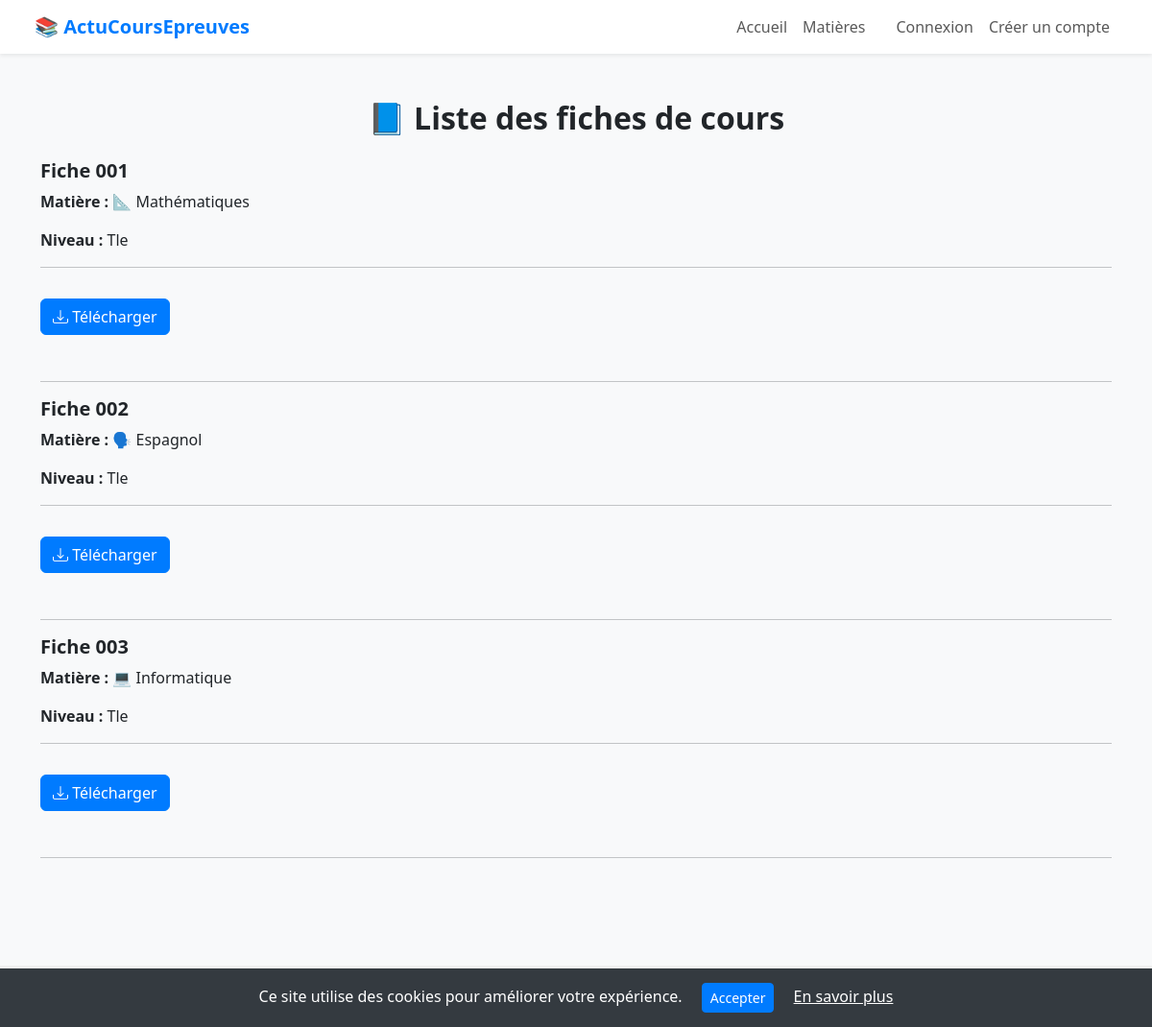
Screenshot of /fiches-cours/ with the database file from the repository.
### blog/models.py (models this page shows, shortened)
class FicheCours(models.Model):
    titre = models.CharField(max_length=200)
    description = models.TextField(blank=True)
    lien_drive = models.URLField(blank=True, null=True)
    matiere = models.ForeignKey(Matiere, on_delete=models.CASCADE)
    prix = models.DecimalField(max_digits=6, decimal_places=2, default=0.0)
    niveau = models.CharField(max_length=100, choices=NIVEAUX, default='Tle')
    annee = models.PositiveIntegerField()
    created_at = models.DateTimeField(auto_now_add=True)
    telechargements = models.PositiveIntegerField(default=0)
    utilisateurs_telechargeurs = models.ManyToManyField(User, blank=True)

class Matiere(models.Model):
    nom = models.CharField(max_length=100)
    created_at = models.DateTimeField(auto_now_add=True)
    updated_at = models.DateTimeField(auto_now=True)

### blog/views.py (the view, shortened to what this page needs)
# urls.py: path('fiches-cours/', views.fiches_cours, name='fiches_cours'),
def fiches_cours(request):
    fiches = FicheCours.objects.all()
    matieres = Matiere.objects.all()
    niveaux = FicheCours.objects.values_list('niveau', flat=True).distinct()
    query = request.GET.get('q')
    niveau = request.GET.get('niveau')
    matiere_id = request.GET.get('matiere')
    for fiche in fiches:
        fiche.icone = get_matiere_icon(fiche.matiere.nom)
    if niveau:
        fiches = fiches.filter(niveau=niveau)
    if matiere_id:
        fiches = fiches.filter(matiere__id=matiere_id)
    context = {
        'fiches': fiches,
        'matieres': matieres,
        'niveaux': niveaux,
    }
    return render(request, 'fiches_cours.html', context)

### blog/utils.py (called while the page is built)
def get_matiere_icon(nom):
    return {
        "Mathématiques": "📐",
        "Physique-Chimie": "⚛️",
        "Français": "📚",
        "SVT": "🔬",
        "Anglais": "🇬🇧",
        "Histoire-Géographie": "🌍",
        "Philosophie": "🤔",
        "EPS": "🏃",
        "Informatique": "💻",
        "Économie": "💰",
        "Technologie": "🔧",
        "Espagnol": "🗣️",
        "Allemand": "🗣️",
        "Arts Appliqués": "🎨",
    }.get(nom, "📘")

### blog/templates/fiches_cours.html (shortened to what this page needs)
{% extends 'base.html' %}
{% block content %}
<div class="container py-5">
  <h2 class="text-center mb-4 fw-bold">📘 Liste des fiches de cours</h2>
  {% if fiches %}
    {% for fiche in fiches %}
      <div class="mb-5">
        <h5 class="fw-bold">{{ fiche.titre }}</h5>
        <p><strong>Matière :</strong> {{ fiche.icone }} {{ fiche.matiere.nom }}</p>
        <p><strong>Niveau :</strong> {{ fiche.niveau }}</p>
        <hr>
        <a href="{% url 'telecharger_fiche' fiche.id %}" class="btn btn-primary mt-3">
          <i class="bi bi-download"></i> Télécharger
        </a>
      </div>
      <hr>
    {% endfor %}
  {% else %}
    <p class="text-center text-muted">Aucune fiche disponible pour le moment.</p>
  {% endif %}
</div>
{% endblock %}

### blog/templates/base.html (style rules this page uses)
body { background-color: #f8f9fa; }
.btn-primary { background-color: #007bff; border-color: #007bff; }

### rows the page displays
FicheCours: titre "Fiche 001", icone "📐", matiere.nom "Mathématiques", niveau "Tle"
FicheCours: titre "Fiche 002", icone "🗣️", matiere.nom "Espagnol", niveau "Tle"
FicheCours: titre "Fiche 003", icone "💻", matiere.nom "Informatique", niveau "Tle"
